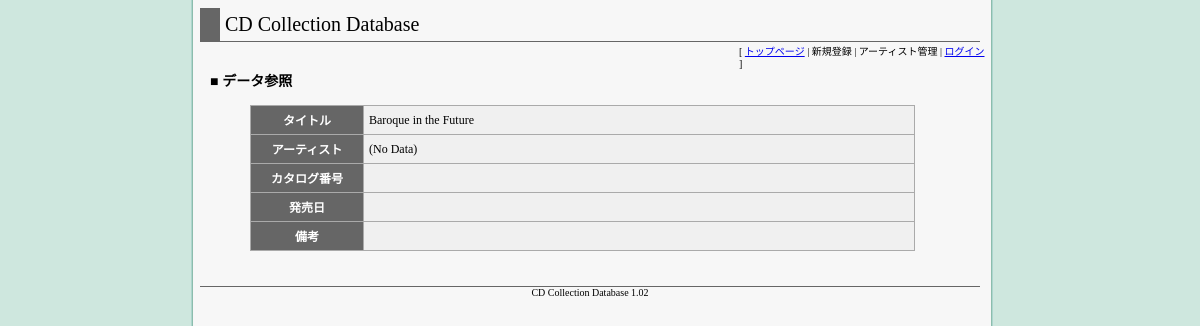
Page /view.php?id=250 on the committed database.
### tables this page shows
CREATE TABLE [MT_DISC] (
[DISC_ID] INTEGER NOT NULL DEFAULT '0' UNIQUE,
[DISC_TITLE_JP] TEXT,
[DISC_TITLE] TEXT,
[ARTIST_ID] INTEGER,
[CATALOG_NO] TEXT,
[REGIST_DATE] TEXT,
[RELEASE_DATE] TEXT,
[UPDATE_DATE] TEXT,
[ENABLE] INTEGER,
[REMARK] TEXT,
PRIMARY KEY(DISC_ID)
);

CREATE TABLE [MT_ARTIST] (
[ARTIST_ID] INTEGER NOT NULL UNIQUE,
[ARTIST_NAME_E] TEXT,
[ARTIST_NAME] TEXT,
[ENABLE] INTEGER NOT NULL DEFAULT '1',
PRIMARY KEY(ARTIST_ID)
);

### logic.php (called while the page is built, shortened)
<?php
class Logic {
    private $dbh = null;
    public function SelectDetailView($request) {
    	$id = $request["id"];
	    $sql = "SELECT";
	    $sql .= "    md.DISC_TITLE,md.DISC_TITLE_JP,md.CATALOG_NO,ma.ARTIST_NAME,md.REGIST_DATE,md.RELEASE_DATE,md.REMARK ";
	    $sql .= "FROM";
	    $sql .= "    MT_DISC md ";
	    $sql .= "    INNER JOIN MT_ARTIST ma ON md.ARTIST_ID = ma.ARTIST_ID ";
	    $sql .= "WHERE ";
	    $sql .= "    md.DISC_ID = ? AND md.ENABLE = 1";
	    if (is_object($this->dbh)) {
	        try {
	            $stmt = $this->dbh->prepare($sql);
		        $stmt->bindValue(1, $id, PDO::PARAM_INT);
		        $stmt->execute();
	            $result = $stmt->fetchAll();
	        } catch (Exception $ex) {
	            Error($ex->getMessage());
	        }
	    } else {
	        Error(DB_ACCESS_ERROR);
	    }
    	return $result;
    }
    private function DBConnect() {
    	$this->dbh = new PDO(DB_DSN, DB_USER_ID, DB_PASSWORD);
    	$this->dbh->setAttribute(PDO::ATTR_ERRMODE, PDO::ERRMODE_EXCEPTION);
    	$this->dbh->setAttribute(PDO::ATTR_ORACLE_NULLS, 1);
    }
    private function DBClose() {
    	$this->dbh = null;
    }
}
?>

### view.php (the view, shortened to what this page needs)
<?php
	include_once("./common.php");
	include_once("./logic.php");
	$id = $_GET["id"];
	$logic = new Logic();
	$request["id"] = $id;
	$result = $logic->SelectDetailView($request);
?>
<!DOCTYPE html PUBLIC "-//W3C//DTD XHTML 1.0 Transitional//EN"
      "http://www.w3.org/TR/xhtml1/DTD/xhtml1-transitional.dtd">
<html xmlns="http://www.w3.org/1999/xhtml" xml:lang="ja">
<head>
    <link rel=stylesheet type=text/css href="style.css">
</head>
<body>
<div class="main">
<div class="common_header">CD Collection Database</div>
<?php
	echo "<div class=\"mode_title\">■ データ参照</div>\n\n";
    echo "<div class=\"edit_form\">\n\n";
    echo "<table class=\"view_table\">\n";
    echo "<tr>\n";
    echo "    <th>タイトル</th>\n";
    echo "    <td>".stripslashes($result[0]["DISC_TITLE_JP"])."</td>\n";
    echo "</tr>\n";
    echo "<tr>\n";
    echo "    <th>アーティスト</th>\n";
    echo "    <td>".stripslashes($result[0]["ARTIST_NAME"])."</td>\n";
    echo "</tr>\n";
    echo "<tr>\n";
    echo "    <th>カタログ番号</th>\n";
    echo "    <td>".$result[0]["CATALOG_NO"]."</td>\n";
    echo "</tr>\n";
    echo "<tr>\n";
    echo "    <th>発売日</th>\n";
    echo "    <td>".$result[0]["RELEASE_DATE"]."</td>\n";
    echo "</tr>\n";
    echo "<tr>\n";
    echo "    <th>備考</th>\n";
    echo "    <td>".stripslashes($result[0]["REMARK"])."</td>\n";
    echo "</tr>\n";
    echo "</table>\n\n";
    echo "</div>\n\n";
?>
</div>
</body>
</html>

### style.css (style rules this page uses)
body { background-color: #ddeeff; background: url(./img/bg_line.gif) center; overflow-y: scroll; }
div { margin: 0px auto auto auto; font-size: 12px; }
div.main { width: 800px; }
div.common_header { margin: 0px auto 0px 0px; border-left: solid 20px #666666; border-bottom: solid 1px #666666; width: 750px; font: normal 20px 'sans-serif'; padding: 5px; }
div.mode_title { font: bold 14px sans-serif; width: 780px; }
div.edit_form { padding: 15px; width: 700px; }
table.view_table { border: 1px #aaaaaa solid; border-collapse: collapse; }
table.view_table th { background-color: #666666; font-weight: bold; color: #ffffff; padding: 5px 20px 5px 20px; border: 1px #aaaaaa solid; }
table.view_table td { padding: 3px; background-color: #f0f0f0; border: 1px #aaaaaa solid; padding: 5px 5px 5px 5px; width: 540px; }

### rows in the picture
mt_disc: DISC_TITLE_JP "Baroque in the Future", ARTIST_ID.ARTIST_NAME "(No Data)"

### other values in the picture
VERSION "1.02"
